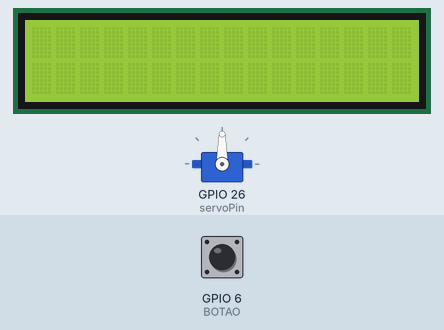
Bench run of a sketch on a simulated ESP32-S2. Parts: servo, 16×2 character LCD. The test bench sets the inputs (shaded band); at power-on: GPIO 6 (BOTAO) HIGH.

Above: at 1.2 s.
1.3 s: GPIO 6 (BOTAO) pulled LOW for 0.15 s
At 1.45 s:
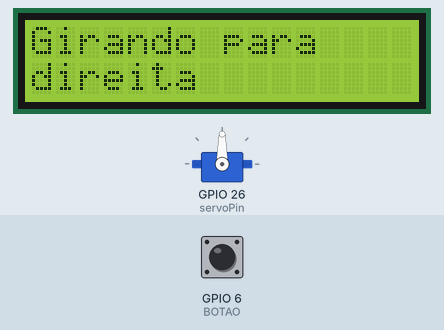
2.0 s: GPIO 6 (BOTAO) pulled LOW for 1 s
At 3.0 s:
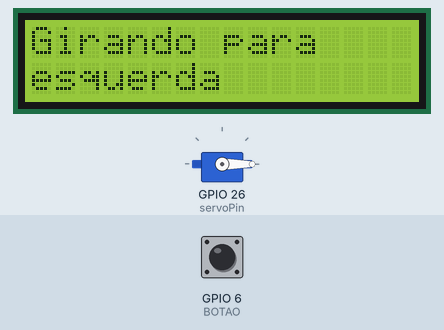
4.5 s: GPIO 6 (BOTAO) pulled LOW for 0.15 s
At 4.65 s:
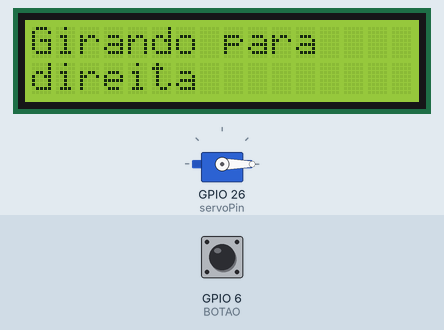
5.2 s: GPIO 6 (BOTAO) pulled LOW for 3.2 s
At 5.35 s:
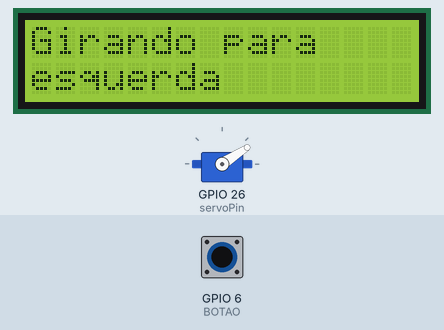
9.9 s: GPIO 6 (BOTAO) pulled LOW for 0.15 s
At 13.3 s:
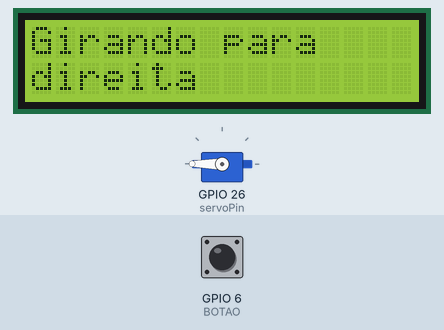
13.6 s: GPIO 6 (BOTAO) pulsed LOW 5 times (0.12 s each, 0.3 s apart)
At 13.75 s:
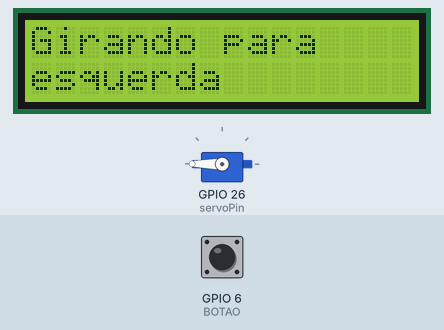
Timing chart, 0 to 19.2 s (numbered marks = the images above; inputs shaded):
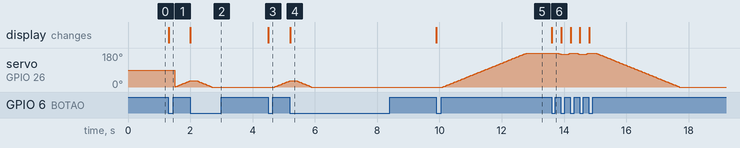

Measured:
- after the input at 1.3 s, the display: changes at once (image 1)
- after the input at 2.0 s, the display: changes at once (image 2)
- after the input at 4.5 s, servo on GPIO 26 (servoPin): moves from 0° to 33° over 0.48 s, starting after 0.21 s; the display: changes at once (image 3)
- after the input at 5.2 s, the display: changes at once (image 4)
- after the input at 9.9 s, servo on GPIO 26 (servoPin): moves from 0° to 180° over 2.7 s, starting after 0.20 s; the display: changes at once (image 5)

The sketch:

sketch.ino
```cpp
#include <ESP32Servo.h>
#include <LiquidCrystal.h>

#define BOTAO 6

Servo servo;

LiquidCrystal lcd(12, 11, 10, 9, 8, 7);

const int servoPin = 26;
int pos;

bool direcao = false;
bool botaoEstadoAtual;
bool botaoEstadoAnterior = HIGH;

void setup() {
  servo.attach(servoPin, 500, 2400);

  lcd.begin(16, 2);

  pinMode(BOTAO, INPUT_PULLUP);

  Serial.begin(9600);
}

void loop() {
  botaoEstadoAtual = digitalRead(BOTAO);

  if (botaoEstadoAtual == LOW && botaoEstadoAnterior == HIGH) {
    direcao = !direcao;
    lcd.clear();

    if (direcao == 1) {
      lcd.print("Girando para");
      lcd.setCursor(0, 1);
      lcd.print("direita");
    } else {
      lcd.print("Girando para");
      lcd.setCursor(0, 1);
      lcd.print("esquerda");
    }
    delay(200);
  }

  botaoEstadoAnterior = botaoEstadoAtual;

  if (direcao == true) {
    if (pos < 180) {
      pos++;
      servo.write(pos);
      delay(15);
    }
  } else {
    if (pos > 0) {
      pos--;
      servo.write(pos);
      delay(15);
    }
  }
}
```
